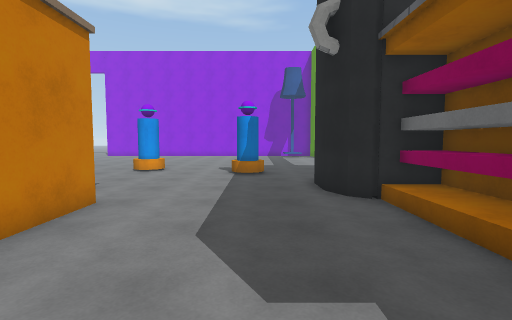
[1] (above)

24 first-person views from a walk through a Unity game level. The camera is 1.5 m above the floor, tilts 4° down and sees 85° across. The floor is counted in squares, 1 m on a side. Each view is taken from the middle of a square. On the plan, view 1 faces up. The plan holds only what a view shows up to about 14 squares ahead; the rest is blank. The place goes on beyond the plan. The player character is not drawn. Surface patterns are stand-ins for the level's own textures.

[2]
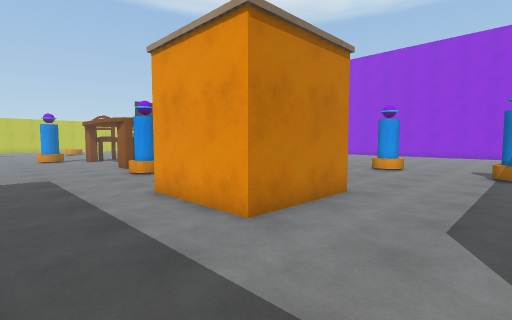

[3]
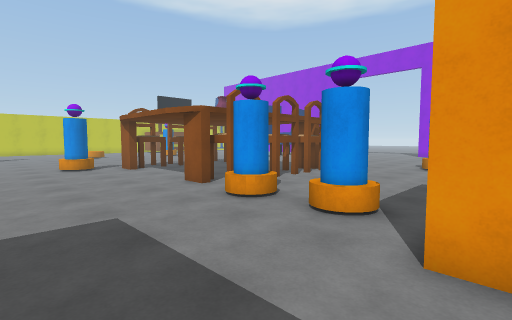

[4]
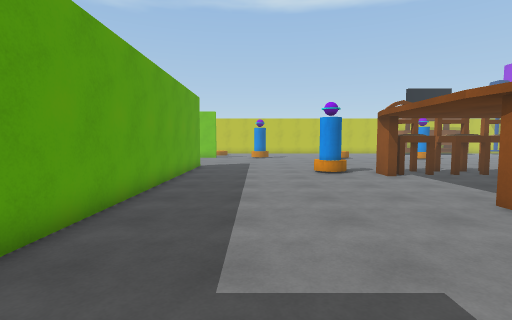

[5]
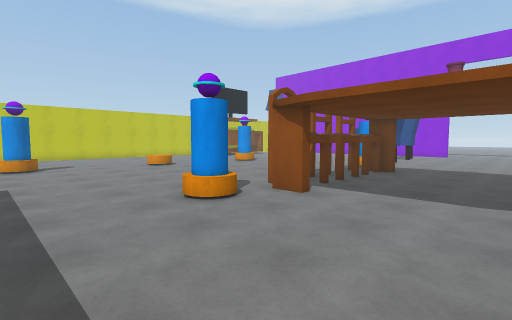

[6]
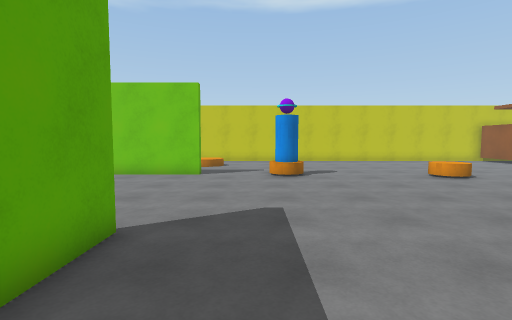

[7]
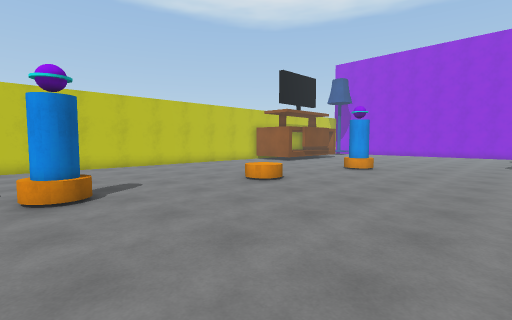

[8]
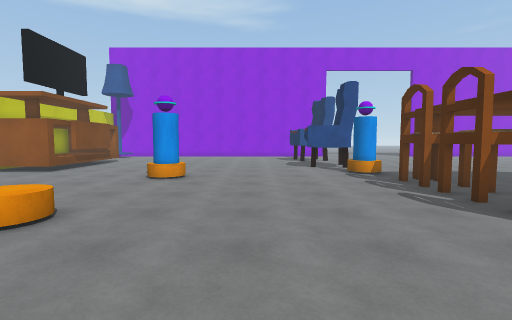

[9]
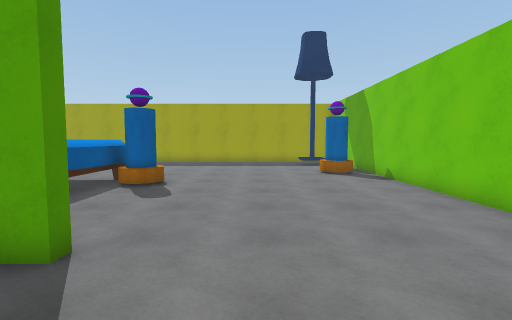

[10]
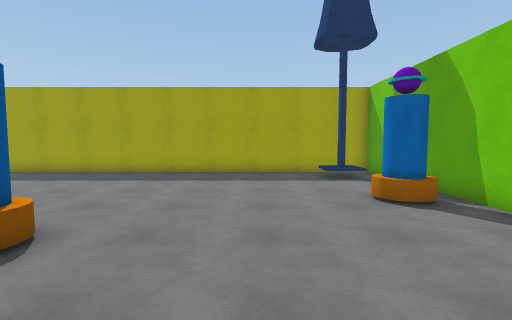

[11]
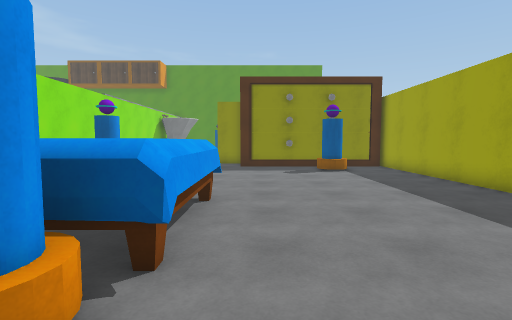

[12]
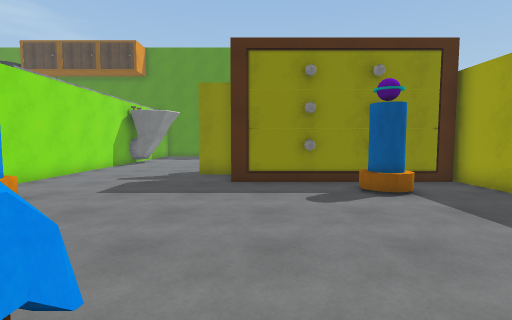

[13]
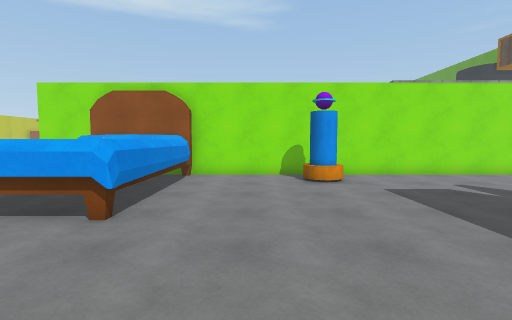

[14]
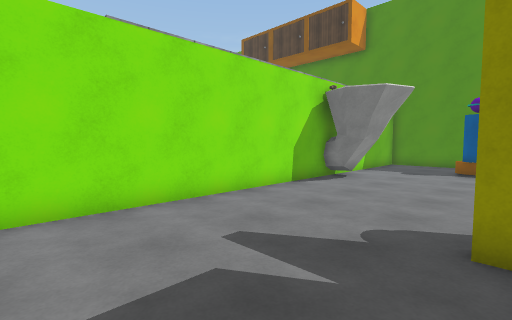

[15]
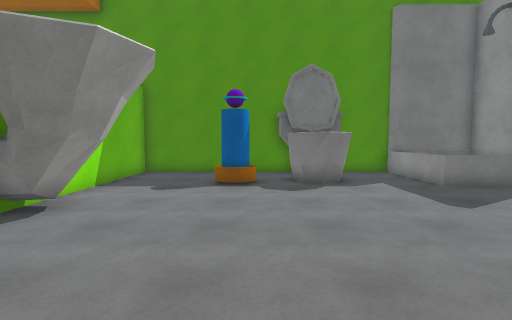

[16]
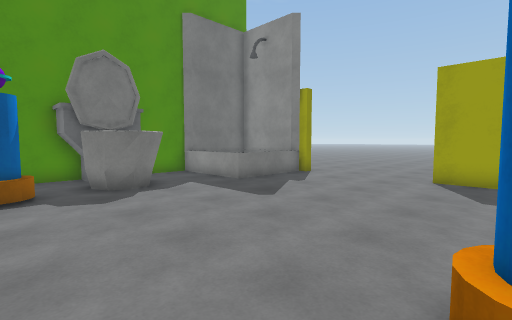

[17]
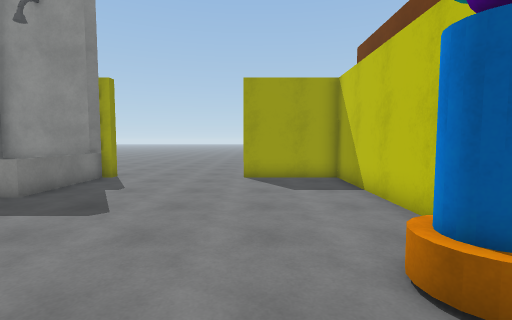

[18]
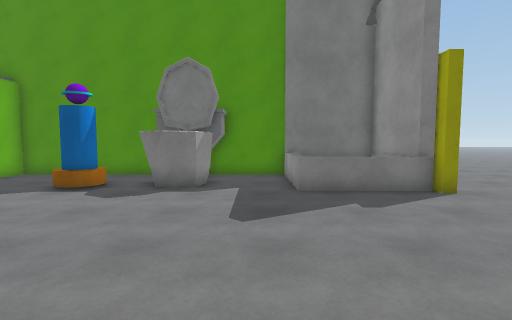

[19]
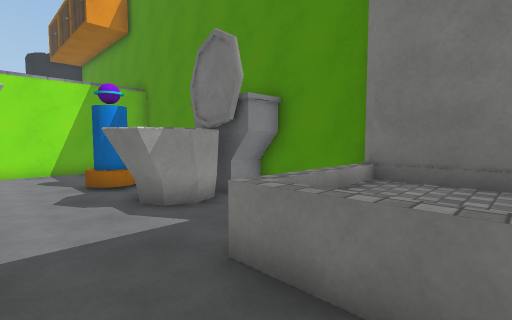

[20]
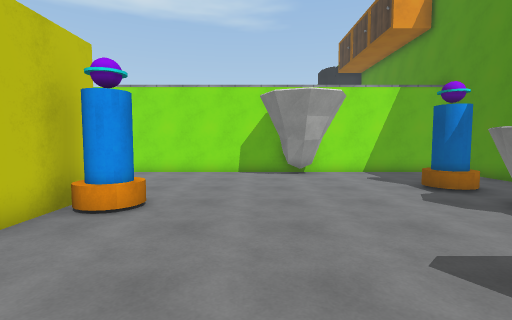

[21]
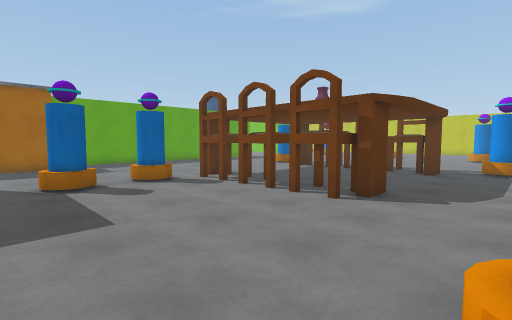

[22]
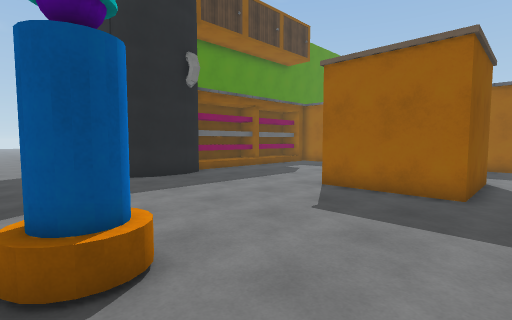

[23]
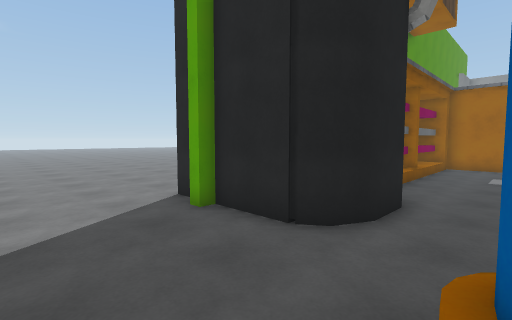

[24]
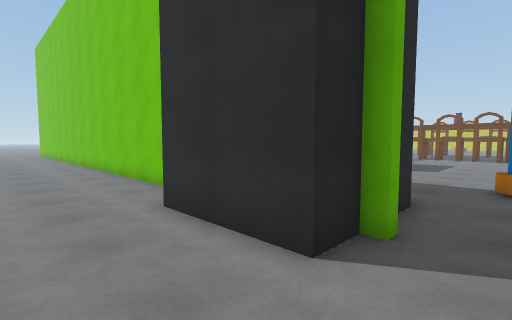

### Floor plan
Points are (right, up) in squares from view 1. A wall is a line through its corners. A room is listed if a view was taken in it or the views show most of it. See-through windows are left out.
Room 1 (views 1, 2, 3, 4, 5, 6, 7, 8, 9, 10, 11, 12, 13, 14, 15, 16, 17, 18, 19, 20, 21, 22, 23, 24)
walls: (-10.6, -2.3) (-7.4, -2.3); (-15.4, 4.5) (-16.4, 4.5); (-24.6, -4.7) (-26.5, -4.7) (-26.5, -4.3) (-13.5, -4.3); (-21.7, 5) (-21.7, 4.5) (-22.5, 4.5); (-7.9, 2.7) (-7.9, 6.6) (-3.9, 6.6) (-3.9, 2.7) (-7.9, 2.7); (-8.7, -12) (-8.7, -10.5); (-8.3, -12.5) (-8.3, -20.3) (-4.5, -20.3); (-3.5, -4.7) (-19.5, -4.7); (-16.4, 12) (-15.2, 12) (-15.2, 11.5); (-21.6, 11.6) (-22.8, 11.6) (-22.8, 12) (-21.6, 12); (-10.8, -16.9) (-10.8, -12.6); (-11, -17.1) (-11, -12); (-34.3, -4.4) (-34.3, -15.8); (1, -2.3) (2.6, -2.3); (-11, -20.2) (-11, -18.4); (3.6, -1.2) (3.6, 1.4); (3.2, 2.7) (3.6, 2.7) (3.6, 7.1); (4.7, 5) (4.7, 7.1) (3, 7.1) (2.5, 7.5) (2, 8.4) (2, 9.8) (2.5, 10.7) (3, 11.1) (5.3, 11.1); (5.7, 4.5) (5.7, -2.6); (5.3, -10.5) (5.3, -4.7) (-1.5, -4.7); (-34.3, -18.6) (-34.3, -20.3) (-10.6, -20.3); (5.3, 11.5) (5.7, 11.5); (5.7, 11.1) (7, 11.1) (7, 7); (5.3, -16.4) (5.3, -13.5)
objects: other object (-41, 14) to (-39, 15); other object (-35, -1) to (-34, 0); other object (-34, 5) to (-33, 7); lamp (-33, -19) to (-33, -18); other object (-33, -15) to (-32, -13); other object (-33, 12) to (-32, 13); other object (-26, -11) to (-24, -10); other object (-25, 13) to (-23, 14); other object (-24, -12) to (-20, -5); other object (-24, -9) to (-24, -8); other object (-24, 2) to (-23, 3); chair (-24, 5) to (-22, 7); chair (-24, 8) to (-22, 9); chair (-24, 10) to (-22, 11); chair (-16, 5) to (-15, 7); chair (-16, 8) to (-15, 9); chair (-16, 10) to (-15, 11); other object (-15, -7) to (-14, -6); other object (-13, -18) to (-12, -16); other object (-13, 4) to (-12, 5); other object (-11, 4) to (-9, 5); other object (-11, 15) to (-10, 15); other object (-8, -12) to (-7, -11); other object (-6, 14) to (-5, 15); sink (-3, -7) to (-1, -5); other object (-1, 12) to (0, 14); shower (1, -20) to (5, -16); other object (1, -10) to (3, -9)

Where each view was taken, in squares from view 1:
view 1: 0 up, 0 right, facing up
view 2: 1 down, 0 right, facing up-left
view 3: 1 down, 7 left, facing up-left
view 4: 1 down, 10 left, facing left
view 5: 2 down, 17 left, facing up-left
view 6: 2 down, 22 left, facing left
view 7: 2 down, 26 left, facing up-left
view 8: 1 up, 29 left, facing up
view 9: 1 down, 29 left, facing down
view 10: 7 down, 29 left, facing down
view 11: 13 down, 27 left, facing right
view 12: 13 down, 21 left, facing right
view 13: 17 down, 17 left, facing up
view 14: 11 down, 13 left, facing up-right
view 15: 10 down, 8 left, facing right
view 16: 9 down, 7 left, facing down-right
view 17: 9 down, 5 left, facing down
view 18: 15 down, 7 left, facing right
view 19: 19 down, 1 left, facing up-right
view 20: 18 down, 4 left, facing up
view 21: 15 up, 8 left, facing down-left
view 22: 15 up, 9 left, facing down-right
view 23: 15 up, 0 right, facing down-right
view 24: 13 up, 10 right, facing down-left
